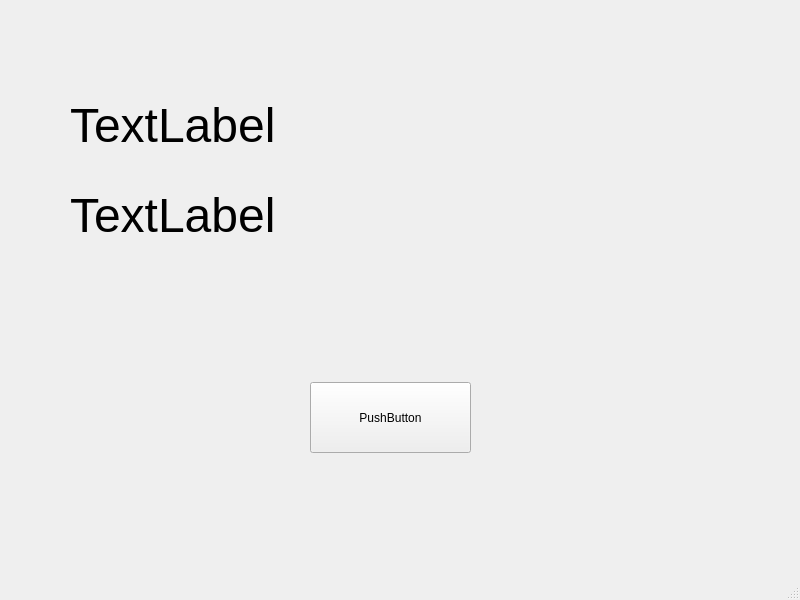
<?xml version="1.0" encoding="UTF-8"?>
<ui version="4.0">
 <class>MainWindow</class>
 <widget class="QMainWindow" name="MainWindow">
  <property name="geometry">
   <rect>
    <x>0</x>
    <y>0</y>
    <width>800</width>
    <height>600</height>
   </rect>
  </property>
  <property name="windowTitle">
   <string>MainWindow</string>
  </property>
  <widget class="QWidget" name="centralwidget">
   <widget class="QPushButton" name="pushButton">
    <property name="geometry">
     <rect>
      <x>310</x>
      <y>382</y>
      <width>161</width>
      <height>71</height>
     </rect>
    </property>
    <property name="text">
     <string>PushButton</string>
    </property>
   </widget>
   <widget class="QLabel" name="label">
    <property name="geometry">
     <rect>
      <x>70</x>
      <y>90</y>
      <width>281</width>
      <height>71</height>
     </rect>
    </property>
    <property name="font">
     <font>
      <pointsize>36</pointsize>
     </font>
    </property>
    <property name="text">
     <string>TextLabel</string>
    </property>
   </widget>
   <widget class="QLabel" name="label_2">
    <property name="geometry">
     <rect>
      <x>70</x>
      <y>180</y>
      <width>281</width>
      <height>71</height>
     </rect>
    </property>
    <property name="font">
     <font>
      <pointsize>36</pointsize>
     </font>
    </property>
    <property name="text">
     <string>TextLabel</string>
    </property>
   </widget>
  </widget>
  <widget class="QMenuBar" name="menubar">
   <property name="geometry">
    <rect>
     <x>0</x>
     <y>0</y>
     <width>800</width>
     <height>21</height>
    </rect>
   </property>
  </widget>
  <widget class="QStatusBar" name="statusbar"/>
 </widget>
 <resources/>
 <connections/>
</ui>
